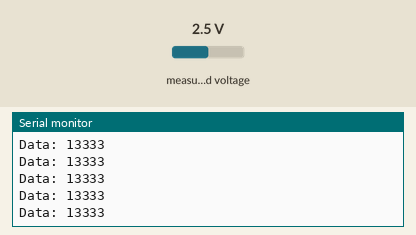
A sketch run on a simulated ESP32. On the bench: the last lines printed to the serial monitor. Wiring (inferred from the names in the program): ADS1115 converter at I2C address 0x48. The inputs (shaded band) are chosen by the test bench; at power-on: measured voltage 2.5 V.

Above: at 1.2 s.
1.3 s: measured voltage set to 0.1 V
At 2.2 s:
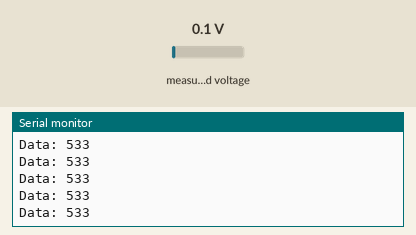
2.8 s: measured voltage set to 1.2 V
At 3.7 s:
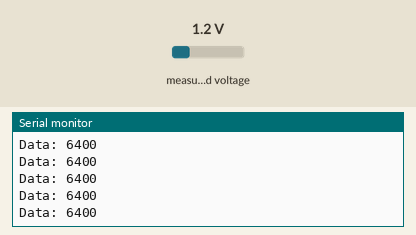
Timing chart, 0 to 5.8 s (numbered marks = the images above; inputs shaded):
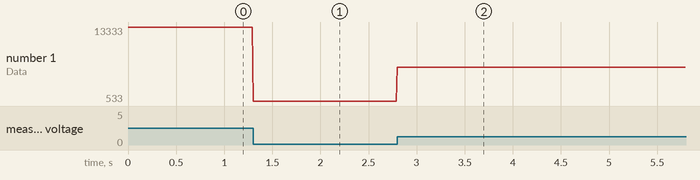

The sketch:

ads1115_simple.ino
```cpp
#include <stdint.h>
#include <Wire.h>

#define ADS1115_I2C_ADDRESS         0x48

#define CONVERSION_REGISTER         0
#define CONFIG_REGISTER             1
#define LO_THRESH_REGISTER          2
#define HI_THRESH_REGISTER          3

#define NO_EFFECT                   0b0000000000000000
#define START_SINGLE_CONVERSION     0b1000000000000000

#define P_AIN0_N_AIN1               0b0000000000000000
#define P_AIN0_N_AIN3               0b0001000000000000
#define P_AIN1_N_AIN3               0b0010000000000000
#define P_AIN2_N_AIN3               0b0011000000000000
#define P_AIN0_N_GND                0b0100000000000000
#define P_AIN1_N_GND                0b0101000000000000
#define P_AIN2_N_GND                0b0110000000000000
#define P_AIN3_N_GND                0b0111000000000000

#define FSR_6144MV                  0b0000000000000000
#define FSR_4096MV                  0b0000001000000000
#define FSR_2048MV                  0b0000010000000000
#define FSR_1024MV                  0b0000011000000000
#define FSR_0512MV                  0b0000100000000000
#define FSR_0256MV                  0b0000101000000000

#define CONTINUOUS_CONVERSION       0b0000000000000000
#define SINGLE_SHOT                 0b0000000100000000

#define DATA_RATE_8_SPS             0b0000000000000000
#define DATA_RATE_16_SPS            0b0000000000100000
#define DATA_RATE_32_SPS            0b0000000001000000
#define DATA_RATE_64_SPS            0b0000000001100000
#define DATA_RATE_128_SPS           0b0000000010000000
#define DATA_RATE_250_SPS           0b0000000010100000
#define DATA_RATE_475_SPS           0b0000000011000000
#define DATA_RATE_860_SPS           0b0000000011100000

#define TRADITIONAL_COMPARATE       0b0000000000000000
#define WINDOW_COMPARATE            0b0000000000010000

#define ACTIVE_LOW                  0b0000000000000000
#define ACTIVE_HIGH                 0b0000000000001000

#define NONLATCHING_COMPARATOR      0b0000000000000000
#define LATCHING_COMPARATOR         0b0000000000000100

#define ASSERT_AFTER_1_CONVERSION   0b0000000000000000
#define ASSERT_AFTER_2_CONVERSION   0b0000000000000001
#define ASSERT_AFTER_4_CONVERSION   0b0000000000000010
#define DISABLE_COMPARATOR          0b0000000000000011

uint16_t ads1115_read_register(uint8_t register_address);
void ads1115_write_register(uint8_t register_address, uint16_t register_data);
char line_buffer[64];

void setupADS1115() {
   Wire.begin(25, 21);
   Serial.begin(115200);
   ads1115_write_register(LO_THRESH_REGISTER, 0x1000);
   ads1115_write_register(HI_THRESH_REGISTER, 0xA000);
   ads1115_write_register(CONFIG_REGISTER, NO_EFFECT
                                         | P_AIN0_N_GND
                                         | FSR_6144MV
                                         | CONTINUOUS_CONVERSION
                                         | DATA_RATE_250_SPS
                                         | WINDOW_COMPARATE
                                         | ACTIVE_LOW
                                         | LATCHING_COMPARATOR
                                         | ASSERT_AFTER_1_CONVERSION);
    Serial.println("---------------");
    sprintf(line_buffer, "CONFIG_REGISTER: 0x%04x", ads1115_read_register(CONFIG_REGISTER));
    Serial.println(line_buffer);
}

void setup() {
    setupADS1115();
}

void loop() {
    sprintf(line_buffer, "Data: %d", ads1115_read_register(CONVERSION_REGISTER));
    Serial.println(line_buffer);
    delay(10);
}

uint16_t ads1115_read_register(uint8_t register_address) {
    uint16_t dat, byte_count;

    Wire.beginTransmission(ADS1115_I2C_ADDRESS);
    Wire.write(register_address);
    Wire.endTransmission();

    byte_count = Wire.requestFrom(ADS1115_I2C_ADDRESS, 2);
    dat = Wire.read() << 8 | Wire.read();
    return(dat);
}

void ads1115_write_register(uint8_t register_address, uint16_t register_data){
    Wire.beginTransmission(ADS1115_I2C_ADDRESS);
    Wire.write(register_address);
    Wire.write((register_data >> 8 ) & 0b11111111);
    Wire.write((register_data >> 0 ) & 0b11111111);
    Wire.endTransmission();
}
```

Measured:
- after the input at 1.3 s, the serial monitor: prints a new line at once (image 1)
- after the input at 2.8 s, the serial monitor: prints a new line at once (image 2)
- plotted number 1: 13333 → 533 after the input at 1.3 s, 533 → 6400 after the input at 2.8 s
